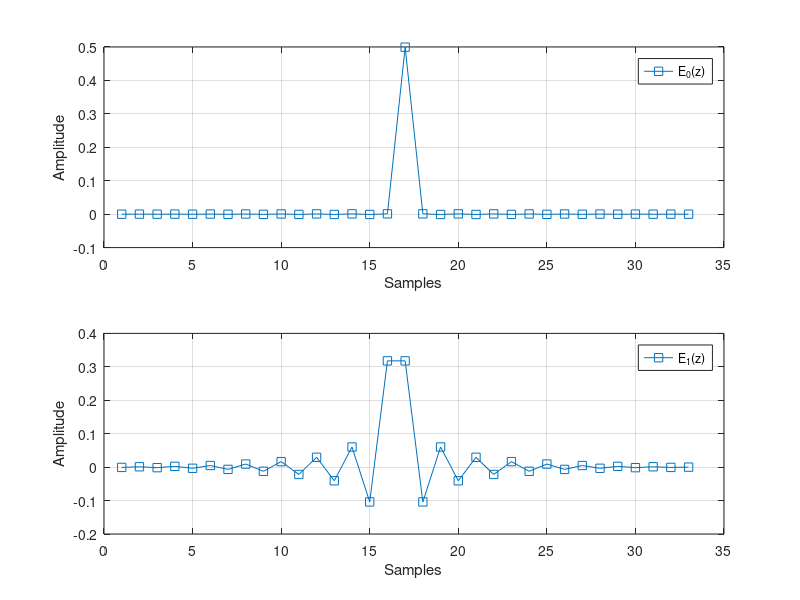

MATLAB code for this plot: (Note: this script raises an error after producing the figure.)
%% TARGET
% Design an interpolator and a polyphase interpolator using Simulink. 
% The signal is:
%   x0[n] = cos(2*pi*Fc*n*Ts) + w[n];
%
% The parameters are:
% * w[n] is a noise
% * Fs = 1 [MHz]
% * Fc = 62.5 [kHz];
% * Interpolation Factor --> L=2;

clc; clear; close all;

%% Simulink Configuration
% Parameters
Fc = 62.5e3;
Fs = 1e6;
Ts = 1/Fs;
L = 2;

% Filter
ord = 64;
Wn = 1/L;
h = fir1(ord,Wn);

% Subfilters coefficients
h_matrix = buffer(h,L);

figure
subplot(2,1,1)
    plot(h_matrix(1,:),'s-')
    grid on
    legend('E_0(z)')
    xlabel('Samples')
    ylabel('Amplitude')
subplot(2,1,2)
    plot(h_matrix(2,:),'s-')
    grid on
    legend('E_1(z)')
    xlabel('Samples')
    ylabel('Amplitude')

figure
fvtool(h,1,'Fs',L*Fs)
